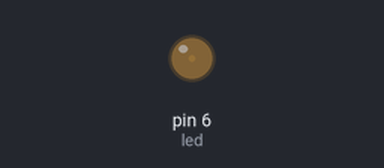
Simulated run of this sketch. Board: Arduino Uno, built with avr-gcc and run on an emulated ATmega328P. On the bench: output pins drawn as LEDs (lit = HIGH).

Above: at 0.1 s.
At 1.3 s:
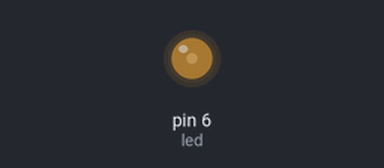
At 2.5 s:
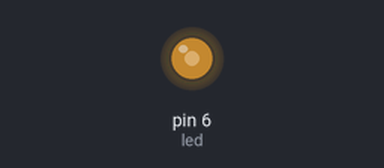
At 5.2 s:
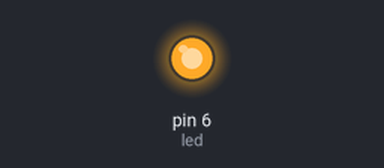
Timing chart, 0 to 6.7 s (numbered marks = the images above):
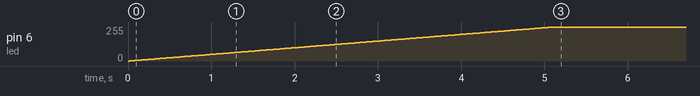

The sketch:

a04_led_pwm_increase.ino
```cpp
/** LED PWM Increase
 * 4. LED 세기가 0에서 1씩 커져서 밝아지게 해주세요.
 * (시간 간격: 0.02초)
 */
int led = 6;

void setup() {
  for (int power = 0; power < 255; power++) {
    analogWrite(led, power);
    delay(20);
  }
}

void loop() {
}
```
